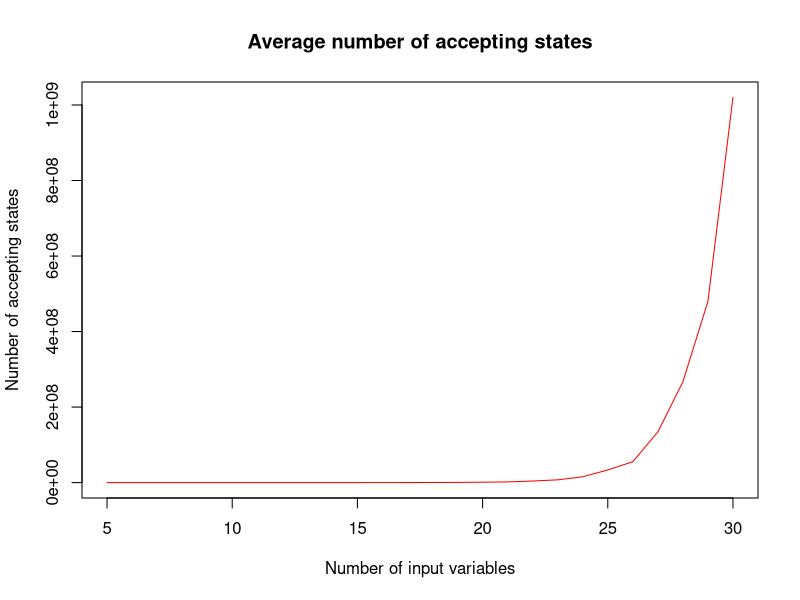

Here is the R script that generated this plot:
n <- seq(from=5,to=30,by=1)
add <- function(x) Reduce("+", x)

accepting <- scan("size_accepting.txt", what="", sep="\n")
initaccepting <- scan("size_initaccepting.txt", what="", sep="\n")

for(i in 1: length(accepting)){
  accepting[i] <- substr(accepting[i], 46, nchar(accepting[i]))
  initaccepting[i] <- substr(initaccepting[i], 46, nchar(initaccepting[i]))
}

accepting <- as.numeric(accepting)
initaccepting <- as.numeric(initaccepting)

spl <- seq_along(accepting)
size_acc <- split(accepting, ceiling(spl/26) )
len <- length(size_acc)
accept <- add(size_acc) / len

plot(x=n, y=accept, type="l", col="red", main="Average number of accepting states", xlab="Number of input variables",
     ylab="Number of accepting states")
